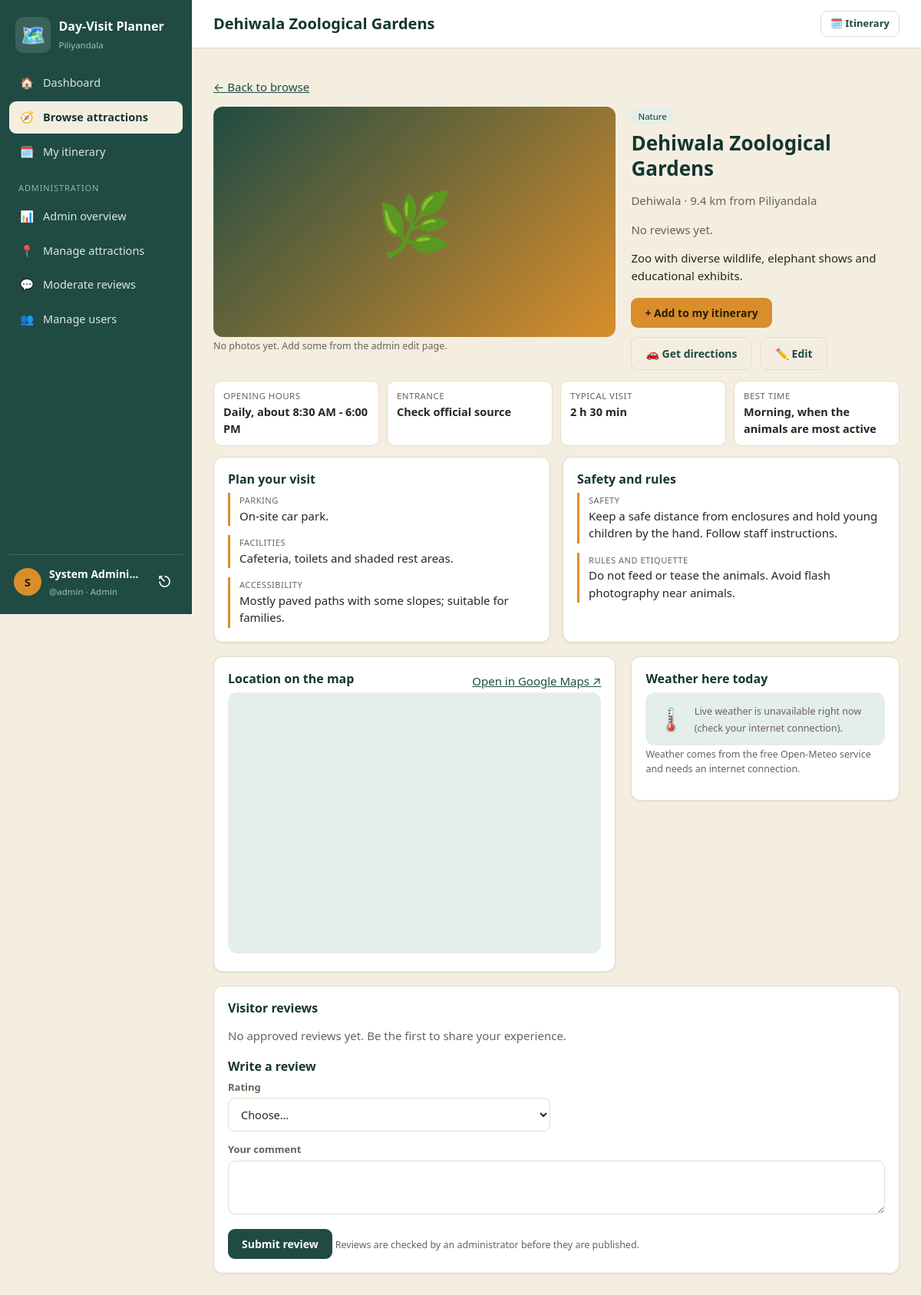
Page /attraction.php?id=2 (signed in) on the committed database.
### tables this page shows
CREATE TABLE ATTRACTION (
  AttractionID INT AUTO_INCREMENT PRIMARY KEY,
  Name VARCHAR(150) NOT NULL,
  Category VARCHAR(100) NOT NULL,
  Location VARCHAR(150) NULL,
  DistanceKm DECIMAL(5,1) NULL,
  Latitude DECIMAL(9,6) NULL,
  Longitude DECIMAL(9,6) NULL,
  MapQuery VARCHAR(255) NULL,
  OpeningHours VARCHAR(150) NULL,
  OpenTime TIME NULL,
  CloseTime TIME NULL,
  Fees DECIMAL(8,2) NULL,
  VisitMinutes INT NOT NULL DEFAULT 60,
  BestTime VARCHAR(150) NULL,
  Description TEXT NULL,
  Parking VARCHAR(255) NULL,
  Facilities VARCHAR(255) NULL,
  SafetyInfo VARCHAR(500) NULL,
  Accessibility VARCHAR(255) NULL,
  Rules VARCHAR(500) NULL
);

### config/config.php (called while the page is built, shortened)
<?php
function e($value): string
{
    return htmlspecialchars((string)$value, ENT_QUOTES, 'UTF-8');
}
function url(string $path = ''): string
{
    return BASE_URL . '/' . ltrim($path, '/');
}
function is_logged_in(): bool
{
    return !empty($_SESSION['uid']);
}
function is_admin(): bool
{
    return is_logged_in() && ($_SESSION['role'] ?? '') === 'Admin';
}
function fee_text($fee): string
{
    if ($fee === null || $fee === '') {
        return 'Check official source';
    }
    return ((float)$fee == 0.0) ? 'Free' : 'LKR ' . number_format((float)$fee, 0);
}
function cat_icon(string $category): string
{
    $first = explode('/', $category)[0];
    $icons = ['Religious' => '🛕', 'Cultural' => '🏛️', 'Nature' => '🌿', 'Heritage' => '🏰', 'Leisure' => '🌅'];
    return $icons[$first] ?? '📍';
}
function fmt_duration(int $minutes): string
{
    $h = intdiv($minutes, 60);
    $m = $minutes % 60;
    return $m === 0 ? $h . ' h' : $h . ' h ' . $m . ' min';
}

### attraction.php (the view, shortened to what this page needs)
<?php
require_once __DIR__ . '/config/config.php';
require_once __DIR__ . '/includes/layout.php';
$id = (int)($_GET['id'] ?? 0);
$st = $pdo->prepare(ATTR_SELECT . ' WHERE a.AttractionID = ?');
$st->execute([$id]);
$a = $st->fetch();
$photos = $pdo->prepare('SELECT * FROM PHOTO WHERE AttractionID = ? ORDER BY SortOrder, PhotoID');
$photos->execute([$id]);
$photos = $photos->fetchAll();
$reviews = $pdo->prepare("SELECT r.*, u.FullName, u.Username FROM REVIEW r JOIN USER u ON u.UserID = r.UserID
                          WHERE r.AttractionID = ? AND r.Status = 'Approved' ORDER BY r.CreatedAt DESC");
$reviews->execute([$id]);
$reviews = $reviews->fetchAll();
$inPlan = in_array($id, $_SESSION['plan']['ids'], true);
$query = $a['MapQuery'] ?: ($a['Name'] . ', Sri Lanka');
$embed = 'https://www.google.com/maps?q=' . rawurlencode($query) . '&output=embed';
$openMaps = 'https://www.google.com/maps/search/?api=1&query=' . rawurlencode($query);
$directions = 'https://www.google.com/maps/dir/?api=1&destination=' . rawurlencode($query);
$mainPhoto = $photos ? photo_src($photos[0]['Path']) : '';
app_header($a['Name'], 'browse');
?>
<p><a href="<?= e(url('browse.php')) ?>">← Back to browse</a></p>
<div class="split">
  <div>
    <?php if ($mainPhoto): ?>
      <div class="hero-pic" id="heroPic" style="background-image:url('<?= e($mainPhoto) ?>')"></div>
      <?php if (count($photos) > 1): ?>
        <div class="thumbs">
          <?php foreach ($photos as $i => $ph): ?>
            <img src="<?= e(photo_src($ph['Path'])) ?>" data-full="<?= e(photo_src($ph['Path'])) ?>" alt="Photo <?= $i + 1 ?>" class="<?= $i === 0 ? 'on' : '' ?>">
          <?php endforeach; ?>
        </div>
      <?php endif; ?>
    <?php else: ?>
      <div class="hero-pic" id="heroPic"><?= cat_icon($a['Category']) ?></div>
      <p class="hint">No photos yet. <?= is_admin() ? 'Add some from the admin edit page.' : 'An administrator can add photos.' ?></p>
    <?php endif; ?>
  </div>
  <div>
    <div><?php foreach (explode('/', $a['Category']) as $c): ?><span class="tag"><?= e($c) ?></span><?php endforeach; ?></div>
    <h2 style="font-size:26px;margin-top:8px"><?= e($a['Name']) ?></h2>
    <p class="muted"><?= e($a['Location']) ?> · <?= e($a['DistanceKm']) ?> km from Piliyandala</p>
    <?php if ($a['AvgRating'] !== null): ?>
      <p><span class="stars"><?= e(stars((float)$a['AvgRating'])) ?></span> <b><?= e($a['AvgRating']) ?></b> <small>(<?= (int)$a['ReviewCount'] ?> review<?= (int)$a['ReviewCount'] === 1 ? '' : 's' ?>)</small></p>
    <?php else: ?>
      <p class="muted">No reviews yet.</p>
    <?php endif; ?>
    <p><?= nl2br(e($a['Description'])) ?></p>
    <div class="row mt">
      <?php if ($inPlan): ?>
        <a class="btn" href="<?= e(url('itinerary.php')) ?>">✓ In itinerary - view plan</a>
      <?php else: ?>
        <button class="btn js-add" data-id="<?= $id ?>">+ Add to my itinerary</button>
      <?php endif; ?>
      <a class="btn ghost" target="_blank" rel="noopener" href="<?= e($directions) ?>">🚗 Get directions</a>
      <?php if (is_admin()): ?><a class="btn ghost" href="<?= e(url('admin/attraction_form.php?id=' . $id)) ?>">✏️ Edit</a><?php endif; ?>
    </div>
  </div>
</div>
<div class="facts">
  <div class="fact"><small>Opening hours</small><b><?= e($a['OpeningHours'] ?: 'Check locally') ?></b></div>
  <div class="fact"><small>Entrance</small><b><?= e(fee_text($a['Fees'])) ?></b></div>
  <div class="fact"><small>Typical visit</small><b><?= e(fmt_duration((int)$a['VisitMinutes'])) ?></b></div>
  <div class="fact"><small>Best time</small><b><?= e($a['BestTime'] ?: 'Any time') ?></b></div>
</div>
<div class="grid2 mb">
  <div class="card">
    <h3>Plan your visit</h3>
    <div class="info-list">
      <div class="info-item"><small>Parking</small><?= e($a['Parking'] ?: 'Not listed') ?></div>
      <div class="info-item"><small>Facilities</small><?= e($a['Facilities'] ?: 'Not listed') ?></div>
      <div class="info-item"><small>Accessibility</small><?= e($a['Accessibility'] ?: 'Not listed') ?></div>
    </div>
  </div>
  <div class="card">
    <h3>Safety and rules</h3>
    <div class="info-list">
      <div class="info-item"><small>Safety</small><?= e($a['SafetyInfo'] ?: 'Not listed') ?></div>
      <div class="info-item"><small>Rules and etiquette</small><?= e($a['Rules'] ?: 'Not listed') ?></div>
    </div>
  </div>
</div>
<div class="split mb">
  <div class="card">
    <div class="row between"><h3>Location on the map</h3>
      <a target="_blank" rel="noopener" href="<?= e($openMaps) ?>">Open in Google Maps ↗</a></div>
    <iframe class="map-frame" src="<?= e($embed) ?>" loading="lazy" title="Map of <?= e($a['Name']) ?>" allowfullscreen></iframe>
  </div>
  <div class="card">
    <h3>Weather here today</h3>
    <?php if ($a['Latitude'] !== null && $a['Longitude'] !== null): ?>
      <div class="weather" data-weather data-lat="<?= e($a['Latitude']) ?>" data-lng="<?= e($a['Longitude']) ?>"><span class="big">⏳</span><div><small>Loading weather…</small></div></div>
    <?php else: ?>
      <p class="muted">Weather is shown once the place has map coordinates.</p>
    <?php endif; ?>
    <p class="hint mt">Weather comes from the free Open-Meteo service and needs an internet connection.</p>
  </div>
</div>
<div class="card">
  <h3>Visitor reviews</h3>
  <?php if (!$reviews): ?><p class="muted">No approved reviews yet. Be the first to share your experience.</p><?php endif; ?>
  <h3 class="mt">Write a review</h3>
  <form method="post">
    <div class="grid2">
      <div class="field"><label for="rating">Rating</label>
        <select id="rating" name="rating" required>
          <option value="">Choose…</option>
        </select></div>
    </div>
    <div class="field"><label for="comment">Your comment</label><textarea id="comment" name="comment" maxlength="1000" required></textarea></div>
    <button class="btn teal" type="submit">Submit review</button>
    <span class="hint">Reviews are checked by an administrator before they are published.</span>
  </form>
</div>
<?php app_footer();

### includes/layout.php (shortened to what this page needs)
<?php
function app_header(string $title, string $active = ''): void
{
    $name = $_SESSION['fullname'] ?? 'User';
    $username = $_SESSION['username'] ?? '';
    $role = $_SESSION['role'] ?? '';
    $count = plan_count();
    $nav = [
        ['dashboard', 'dashboard.php', '🏠', 'Dashboard'],
        ['browse', 'browse.php', '🧭', 'Browse attractions'],
        ['itinerary', 'itinerary.php', '🗓️', 'My itinerary'],
    ];
    $adminNav = [
        ['admin', 'admin/index.php', '📊', 'Admin overview'],
        ['admin-attractions', 'admin/attractions.php', '📍', 'Manage attractions'],
        ['admin-reviews', 'admin/reviews.php', '💬', 'Moderate reviews'],
        ['admin-users', 'admin/users.php', '👥', 'Manage users'],
    ];
    ?>
<!DOCTYPE html>
<html lang="en">
<head>
<link rel="stylesheet" href="<?= e(url('assets/css/app.css')) ?>">
</head>
<body>
<div class="app">
  <aside class="sidebar" id="sidebar">
    <div class="brand"><span class="brand-mark">🗺️</span><div><b>Day-Visit Planner</b><small>Piliyandala</small></div></div>
    <nav class="side-nav">
      <?php foreach ($nav as $n): ?>
        <a href="<?= e(url($n[1])) ?>" class="<?= $active === $n[0] ? 'active' : '' ?>">
          <span class="ico"><?= $n[2] ?></span><?= e($n[3]) ?>
        </a>
      <?php endforeach; ?>
      <?php if ($role === 'Admin'): ?>
        <div class="nav-label">Administration</div>
        <?php foreach ($adminNav as $n): ?>
          <a href="<?= e(url($n[1])) ?>" class="<?= $active === $n[0] ? 'active' : '' ?>"><span class="ico"><?= $n[2] ?></span><?= e($n[3]) ?></a>
        <?php endforeach; ?>
      <?php endif; ?>
    </nav>
    <div class="user-box">
      <div class="avatar"><?= e(strtoupper(substr($name, 0, 1))) ?></div>
      <div class="who"><b><?= e($name) ?></b><small>@<?= e($username) ?> · <?= e($role) ?></small></div>
      <a class="logout" href="<?= e(url('logout.php')) ?>" title="Sign out">⎋</a>
    </div>
  </aside>
  <div class="main">
    <header class="topbar">
      <h1><?= e($title) ?></h1>
      <a class="btn small ghost" href="<?= e(url('itinerary.php')) ?>">🗓️ Itinerary <span class="badge dark" id="planBadgeTop" <?= $count ? '' : 'hidden' ?>><?= $count ?></span></a>
    </header>
    <main class="content">
<?php
}
function app_footer(): void
{
    ?>
    </main>
  </div>
</div>
</body>
</html>
<?php
}
    ?>

### rows in the picture
attraction: Name "Dehiwala Zoological Gardens", Category "🌿", Category "Nature", Location "Dehiwala", DistanceKm "9.4", Description "Zoo with diverse wildlife, elephant shows and educational exhibits.", OpeningHours "Daily, about 8:30 AM - 6:00 PM", Fees "Check official source", VisitMinutes "2 h 30 min", BestTime "Morning, when the animals are most active", Parking "On-site car park.", Facilities "Cafeteria, toilets and shaded rest areas.", Accessibility "Mostly paved paths with some slopes; suitable for families.", SafetyInfo "Keep a safe distance from enclosures and hold young children by the hand. Follow staff instructions.", Rules "Do not feed or tease the animals. Avoid flash photography near animals."

### other values in the picture
$n[2] "🏠"
$n[3] "Dashboard"
$n[2] "🧭"
$n[3] "Browse attractions"
$n[2] "🗓️"
$n[3] "My itinerary"
$n[2] "📊"
$n[3] "Admin overview"
$n[2] "📍"
$n[3] "Manage attractions"
$n[2] "💬"
$n[3] "Moderate reviews"
$n[2] "👥"
$n[3] "Manage users"
substr($name, 0, 1) "S"
